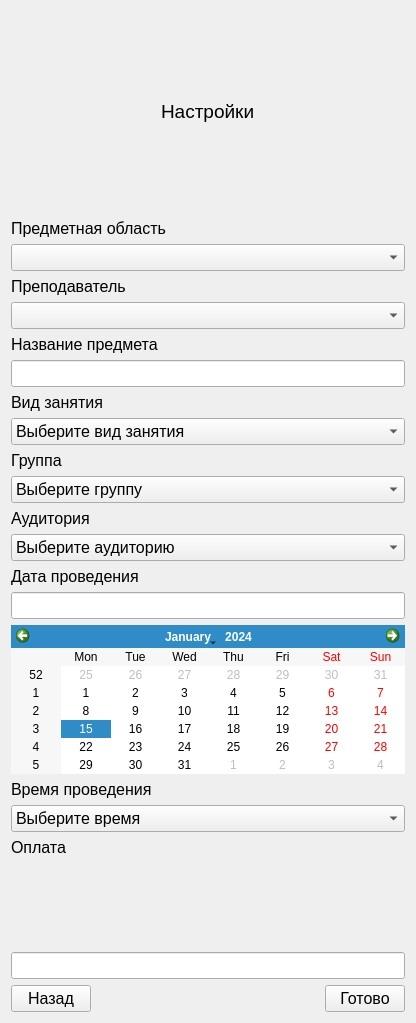
<?xml version="1.0" encoding="UTF-8"?>
<ui version="4.0">
 <class>SettingsWindow</class>
 <widget class="QWidget" name="SettingsWindow">
  <property name="geometry">
   <rect>
    <x>0</x>
    <y>0</y>
    <width>416</width>
    <height>1023</height>
   </rect>
  </property>
  <property name="windowTitle">
   <string>Form</string>
  </property>
  <layout class="QVBoxLayout" name="verticalLayout_2">
   <item>
    <layout class="QVBoxLayout" name="verticalLayout">
     <item>
      <spacer name="verticalSpacer_2">
       <property name="orientation">
        <enum>Qt::Vertical</enum>
       </property>
       <property name="sizeHint" stdset="0">
        <size>
         <width>20</width>
         <height>40</height>
        </size>
       </property>
      </spacer>
     </item>
     <item>
      <layout class="QHBoxLayout" name="horizontalLayout_2">
       <item>
        <spacer name="horizontalSpacer">
         <property name="orientation">
          <enum>Qt::Horizontal</enum>
         </property>
         <property name="sizeHint" stdset="0">
          <size>
           <width>40</width>
           <height>20</height>
          </size>
         </property>
        </spacer>
       </item>
       <item>
        <widget class="QLabel" name="label_10">
         <property name="font">
          <font>
           <pointsize>14</pointsize>
          </font>
         </property>
         <property name="text">
          <string>Настройки</string>
         </property>
        </widget>
       </item>
       <item>
        <spacer name="horizontalSpacer_2">
         <property name="orientation">
          <enum>Qt::Horizontal</enum>
         </property>
         <property name="sizeHint" stdset="0">
          <size>
           <width>40</width>
           <height>20</height>
          </size>
         </property>
        </spacer>
       </item>
      </layout>
     </item>
     <item>
      <spacer name="verticalSpacer_3">
       <property name="orientation">
        <enum>Qt::Vertical</enum>
       </property>
       <property name="sizeHint" stdset="0">
        <size>
         <width>20</width>
         <height>40</height>
        </size>
       </property>
      </spacer>
     </item>
     <item>
      <widget class="QLabel" name="label">
       <property name="font">
        <font>
         <pointsize>12</pointsize>
        </font>
       </property>
       <property name="text">
        <string>Предметная область</string>
       </property>
      </widget>
     </item>
     <item>
      <widget class="QComboBox" name="SpecializaciaBox">
       <property name="font">
        <font>
         <pointsize>12</pointsize>
        </font>
       </property>
      </widget>
     </item>
     <item>
      <widget class="QLabel" name="label_2">
       <property name="font">
        <font>
         <pointsize>12</pointsize>
        </font>
       </property>
       <property name="text">
        <string>Преподаватель</string>
       </property>
      </widget>
     </item>
     <item>
      <widget class="QComboBox" name="TeacherBox">
       <property name="font">
        <font>
         <pointsize>12</pointsize>
        </font>
       </property>
      </widget>
     </item>
     <item>
      <widget class="QLabel" name="label_5">
       <property name="font">
        <font>
         <pointsize>12</pointsize>
        </font>
       </property>
       <property name="text">
        <string>Название предмета</string>
       </property>
      </widget>
     </item>
     <item>
      <widget class="QLineEdit" name="TitleEdit">
       <property name="font">
        <font>
         <pointsize>12</pointsize>
        </font>
       </property>
      </widget>
     </item>
     <item>
      <widget class="QLabel" name="label_6">
       <property name="font">
        <font>
         <pointsize>12</pointsize>
        </font>
       </property>
       <property name="text">
        <string>Вид занятия</string>
       </property>
      </widget>
     </item>
     <item>
      <widget class="QComboBox" name="VidBox">
       <property name="font">
        <font>
         <pointsize>12</pointsize>
        </font>
       </property>
       <item>
        <property name="text">
         <string>Выберите вид занятия</string>
        </property>
       </item>
       <item>
        <property name="text">
         <string>Лекция</string>
        </property>
       </item>
       <item>
        <property name="text">
         <string>Практическое занятие</string>
        </property>
       </item>
      </widget>
     </item>
     <item>
      <widget class="QLabel" name="label_7">
       <property name="font">
        <font>
         <pointsize>12</pointsize>
        </font>
       </property>
       <property name="text">
        <string>Группа</string>
       </property>
      </widget>
     </item>
     <item>
      <widget class="QComboBox" name="groupBox">
       <property name="font">
        <font>
         <pointsize>12</pointsize>
        </font>
       </property>
       <item>
        <property name="text">
         <string>Выберите группу</string>
        </property>
       </item>
      </widget>
     </item>
     <item>
      <widget class="QLabel" name="label_8">
       <property name="font">
        <font>
         <pointsize>12</pointsize>
        </font>
       </property>
       <property name="text">
        <string>Аудитория</string>
       </property>
      </widget>
     </item>
     <item>
      <widget class="QComboBox" name="LectorHall">
       <property name="font">
        <font>
         <pointsize>12</pointsize>
        </font>
       </property>
       <item>
        <property name="text">
         <string>Выберите аудиторию</string>
        </property>
       </item>
      </widget>
     </item>
     <item>
      <widget class="QLabel" name="label_9">
       <property name="font">
        <font>
         <pointsize>12</pointsize>
        </font>
       </property>
       <property name="text">
        <string>Дата проведения</string>
       </property>
      </widget>
     </item>
     <item>
      <widget class="QLineEdit" name="DataEdit">
       <property name="font">
        <font>
         <pointsize>12</pointsize>
        </font>
       </property>
      </widget>
     </item>
     <item>
      <widget class="QCalendarWidget" name="Data"/>
     </item>
     <item>
      <widget class="QLabel" name="label_3">
       <property name="font">
        <font>
         <pointsize>12</pointsize>
        </font>
       </property>
       <property name="text">
        <string>Время проведения</string>
       </property>
      </widget>
     </item>
     <item>
      <widget class="QComboBox" name="Time">
       <property name="font">
        <font>
         <pointsize>12</pointsize>
        </font>
       </property>
       <item>
        <property name="text">
         <string>Выберите время</string>
        </property>
       </item>
       <item>
        <property name="text">
         <string>8:30</string>
        </property>
       </item>
       <item>
        <property name="text">
         <string>10:15</string>
        </property>
       </item>
       <item>
        <property name="text">
         <string>12:00</string>
        </property>
       </item>
       <item>
        <property name="text">
         <string>14:10</string>
        </property>
       </item>
       <item>
        <property name="text">
         <string>15:55</string>
        </property>
       </item>
       <item>
        <property name="text">
         <string>17:40</string>
        </property>
       </item>
       <item>
        <property name="text">
         <string>18:25</string>
        </property>
       </item>
       <item>
        <property name="text">
         <string>20:10</string>
        </property>
       </item>
      </widget>
     </item>
     <item>
      <widget class="QLabel" name="label_4">
       <property name="font">
        <font>
         <pointsize>12</pointsize>
        </font>
       </property>
       <property name="text">
        <string>Оплата</string>
       </property>
      </widget>
     </item>
     <item>
      <spacer name="verticalSpacer">
       <property name="orientation">
        <enum>Qt::Vertical</enum>
       </property>
       <property name="sizeHint" stdset="0">
        <size>
         <width>20</width>
         <height>40</height>
        </size>
       </property>
      </spacer>
     </item>
     <item>
      <widget class="QLineEdit" name="PaymentEdit">
       <property name="font">
        <font>
         <pointsize>12</pointsize>
        </font>
       </property>
      </widget>
     </item>
     <item>
      <layout class="QHBoxLayout" name="horizontalLayout">
       <item>
        <widget class="QPushButton" name="ExitBtn">
         <property name="font">
          <font>
           <pointsize>12</pointsize>
          </font>
         </property>
         <property name="text">
          <string>Назад</string>
         </property>
        </widget>
       </item>
       <item>
        <spacer name="horizontalSpacer_3">
         <property name="orientation">
          <enum>Qt::Horizontal</enum>
         </property>
         <property name="sizeHint" stdset="0">
          <size>
           <width>40</width>
           <height>20</height>
          </size>
         </property>
        </spacer>
       </item>
       <item>
        <widget class="QPushButton" name="ConfirmBtn">
         <property name="font">
          <font>
           <pointsize>12</pointsize>
          </font>
         </property>
         <property name="text">
          <string>Готово</string>
         </property>
        </widget>
       </item>
      </layout>
     </item>
    </layout>
   </item>
  </layout>
 </widget>
 <resources/>
 <connections/>
</ui>
